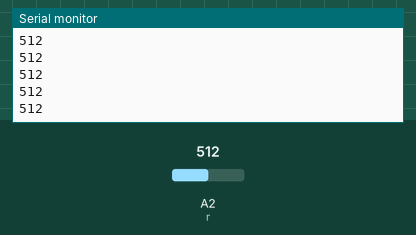
The sketch below on a simulated Arduino Uno, built with avr-gcc and run on an emulated ATmega328P. Parts: the last lines printed to the serial monitor. Inputs (shaded band) come from the test bench; at power-on: A2 (r) = 512.

Above: at 1.2 s.
1.3 s: A2 (r) set to 716
At 1.32 s:
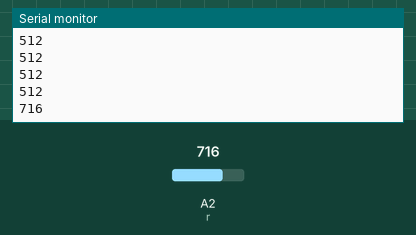
2.8 s: A2 (r) set to 900
At 2.83 s:
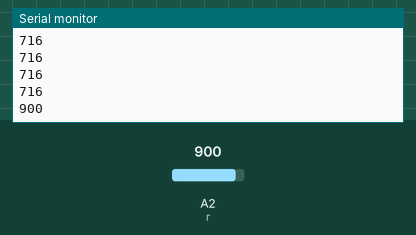
Timing chart, 0 to 5.8 s (numbered marks = the images above; inputs shaded):
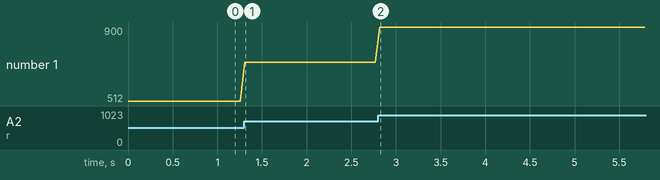

Measured:
- after the input at 1.3 s, the serial monitor: prints a new line at once (image 1)
- after the input at 2.8 s, the serial monitor: prints a new line at once (image 2)
- plotted number 1: 512 → 716 after the input at 1.3 s, 716 → 900 after the input at 2.8 s

The sketch:

EXO_1_6.ino
```cpp
int r = A2;//variable en entier associée au port analogique 2
int r_lu = 0;//variable en entier associée au port numérique 0
void setup() {//boucle réalisée 1 fois

  pinMode(r, INPUT);//initialisation du port A2 comme une entrée
  Serial.begin(9600);//commencer le moniteur

}

void loop() {//boucle répétable
  r_lu = analogRead(r);//mettre la valeur lue de la résistance photovoltaique dans la variable r_lu
  Serial.println(r_lu);//afficher sur le moniteur la valeur de r_lu ,toujours sur la ligne en desous
  delay(50);//attendre 50 ms

}
```
